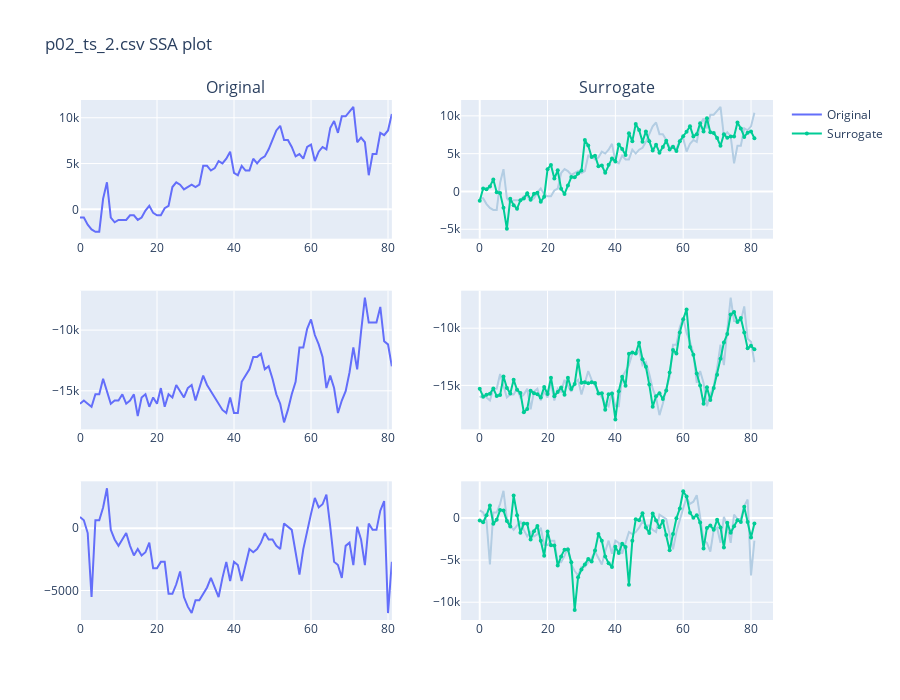

The notebook cell saved with this chart:
### Markdown cell above
#### Plot Generated Surrogate Output

### Code cell
from screen.utils.utils import plotly_gen

plotly_gen(file_data, surr_data, numComp=_numComp, file_name=_file_name, is_jupyter=True)
